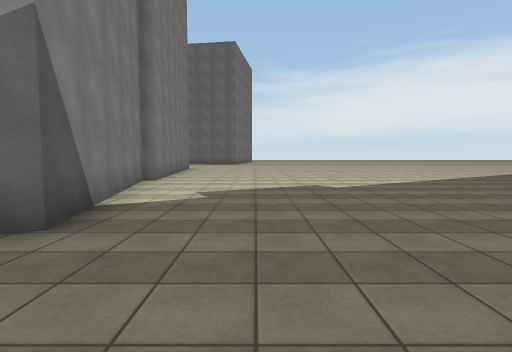
[1] (above)

14 first-person views from a walk through a 3-D level made in the Unity game engine. The camera is 1.3 m above the floor, tilts 4° down and sees 80° across. The floor is counted in squares, 2 m on a side. Each view is taken from the middle of a square. On the plan, view 1 faces up. The plan holds only what a view shows up to about 10 squares ahead; the rest is blank. The place goes on beyond the plan. The player is left out. Some surface patterns are stand-ins.

[2]
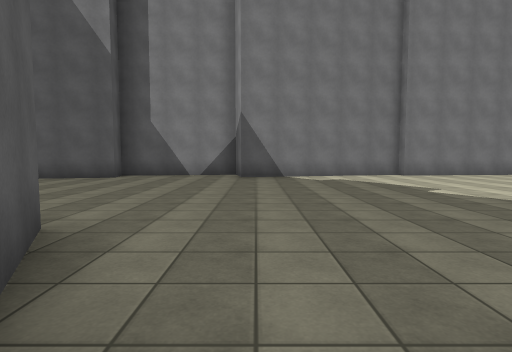

[3]
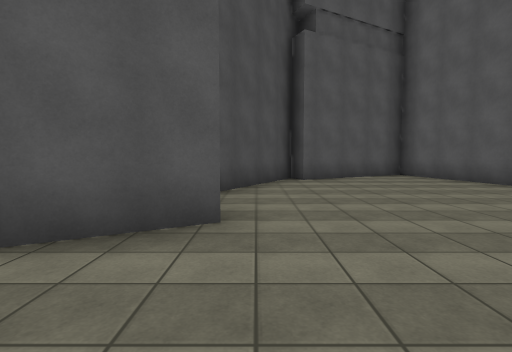

[4]
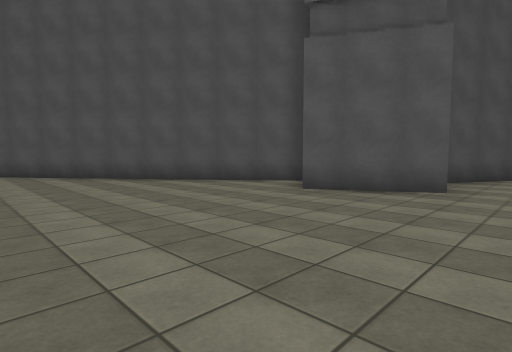

[5]
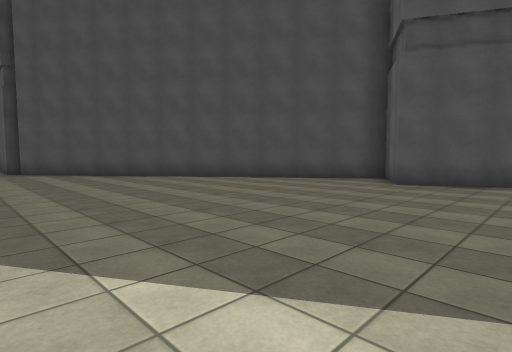

[6]
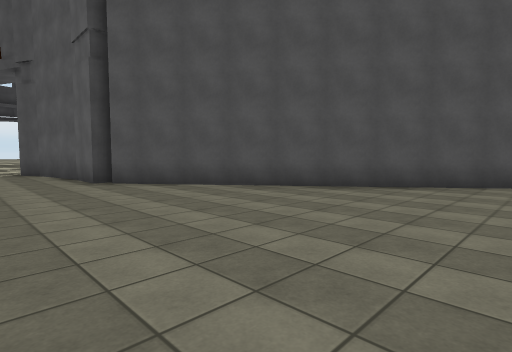

[7]
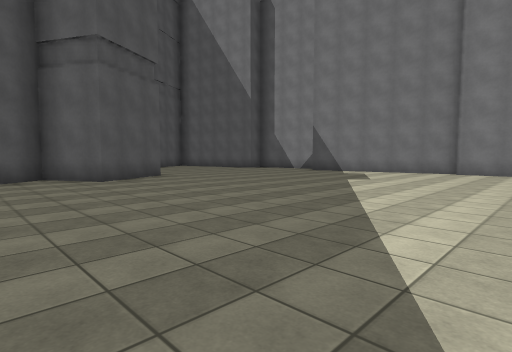

[8]
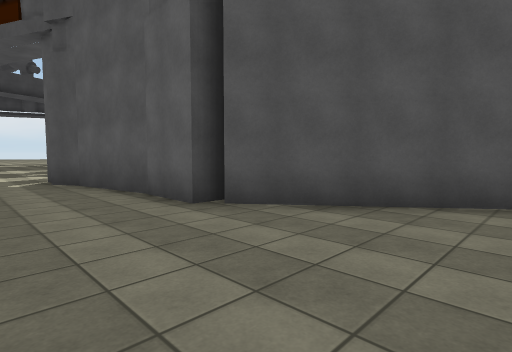

[9]
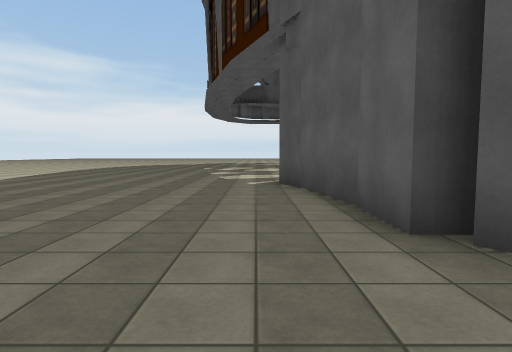

[10]
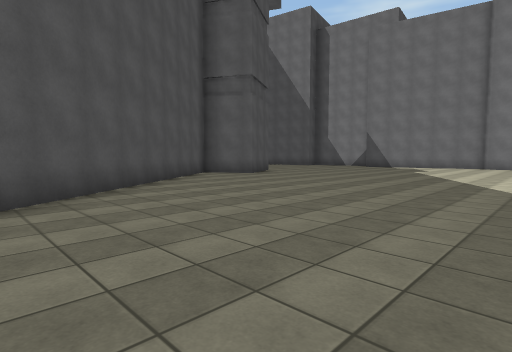

[11]
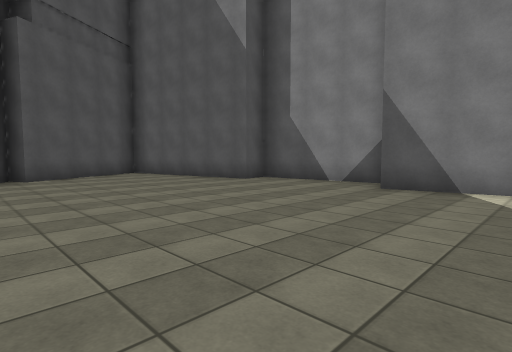

[12]
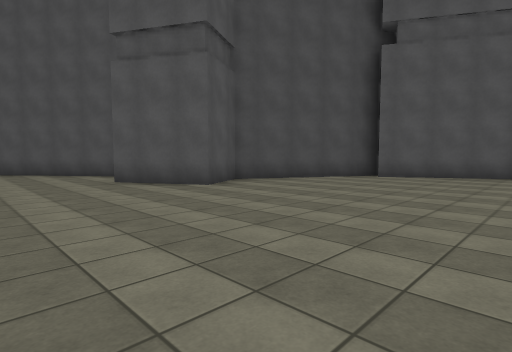

[13]
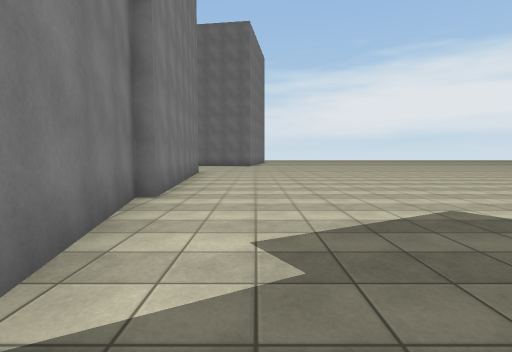

[14]
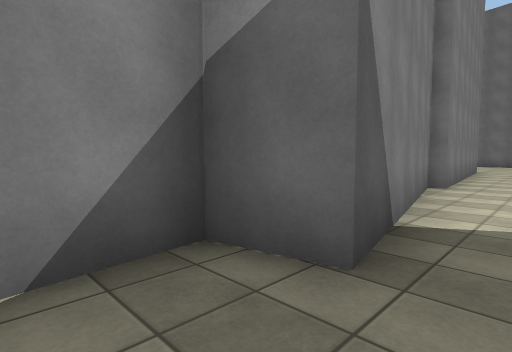

### Floor plan
Points are (right, up) in squares from view 1. A wall is a line through its corners. A room is listed if a view was taken in it or the views show most of it. See-through windows are left out.
Room 1 (views 1, 2, 3, 4, 5, 6, 7, 8, 9, 10, 11, 12, 13, 14)
walls: (-2.8, 7.6) (-1.8, 2.6) (-2.9, 2.3) (-2.5, -1.2) (-1.6, -1) (-0.7, -5.8) (2.8, -3.9); (3, -4.4) (5.1, -0.4) (4.3, 1.1) (6.5, 2.3) (7.4, 0.7) (16.2, 7.5); (-2.8, 10.6) (-2.5, 7.6); (16.4, 7.1) (16.4, 7.7) (17.8, 7.7); (17.7, 7.7) (20.2, 8.1); (20, 8.1) (20.8, 8.5)

Where each view was taken, in squares from view 1:
view 1: 0 up, 0 right, facing up
view 2: 3 up, 7 right, facing left
view 3: 4 up, 4 right, facing down
view 4: 7 up, 3 right, facing down-right
view 5: 9 up, 4 right, facing down-right
view 6: 10 up, 9 right, facing down-right
view 7: 10 up, 9 right, facing down-left
view 8: 10 up, 13 right, facing down-right
view 9: 9 up, 14 right, facing right
view 10: 10 up, 14 right, facing down-left
view 11: 5 up, 4 right, facing down-left
view 12: 5 up, 1 left, facing down-right
view 13: 3 up, 1 left, facing up
view 14: 1 up, 1 left, facing up-left
